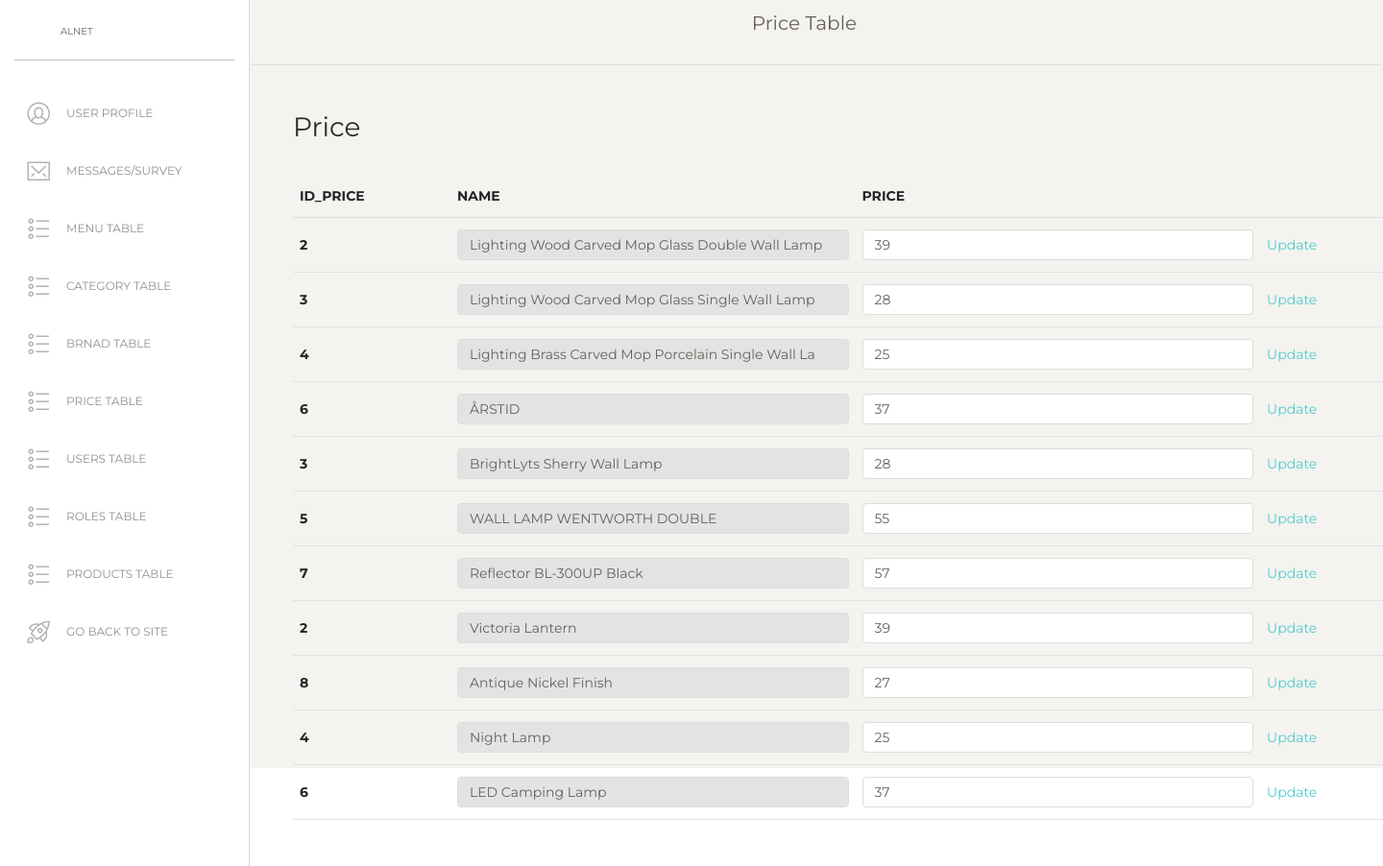
The page /priceTable.php (signed in) on the database its author committed.
### tables this page shows
CREATE TABLE `product` (
  `id_product` int(50) NOT NULL,
  `name` varchar(50) NOT NULL,
  `description` text NOT NULL,
  `id_category` int(50) NOT NULL,
  `id_brand` int(50) NOT NULL,
  `id_picture` int(50) NOT NULL,
  `date` datetime(6) NOT NULL,
  `id_price` int(50) NOT NULL
);

CREATE TABLE `price` (
  `id_price` int(50) NOT NULL,
  `price` decimal(50,0) NOT NULL,
  `date_from` datetime(6) NOT NULL
);

### priceTable.php (the view, shortened to what this page needs)
<?php
    $user = $_SESSION['user'];
      if(!isset($_SESSION['user'])){
      header("location: models/404.php?notFound");
    }
      else if($user->id_role!=1){
      header("location: models/404.php?notFound");
    }
  else{
  include "includes/headAdmin.php";
  include "includes/headerAdmin.php";
  include "config/connection.php";
  function priceProduct(){
    global $conn;
    try{
        $query="SELECT * FROM price p INNER JOIN product pr ON p.id_price = pr.id_price";
        $products=$conn->query($query)->fetchAll();
        return $products;
    }
    catch(PDOException $e){
        $message="Server error";
    }
}
  $price=priceProduct();
?>
  <div class="main-panel" style="height: 100vh;">
      <nav class="navbar navbar-expand-lg navbar-absolute fixed-top navbar-transparent">
        <div class="container-fluid">
          <div class="navbar-wrapper">
            <a class="navbar-brand" href="adminPanel.php">Price Table</a>
          </div>
        </div>
      </nav>
    <div class="content">
        <div class="container">
            <div class="row">
      <div class="col-md-12">
        <h3>Price</h3>
        <div id="price">
            <table class="table">
              <thead>
                <tr>
                  <th scope="col">id_price</th>
                  <th scope="col">name</th>
                  <th scope="col">price</th>
                </tr>
              </thead>
              <tbody>
              <?php
                foreach($price as $p):
              ?>
                <tr>
                  <th scope="row"><?=$p->id_price?></th>
                  <td><input type="text" id="nameProducts<?=$p->id_price?>" class="form-control" value="<?=$p->name?>" disabled></td>
                  <td><input type="number" id="priceOld<?=$p->id_price?>" class="form-control" value="<?=$p->price?>"></td>
                  <td><a href="#" data-id="<?=$p->id_price?>" class="updatePrice">Update</a></td>
                </tr>
              <?php
                endforeach;
              ?>
            </tbody>
            </table>
          </div>
          </div>
		    </div>
		</div>
    </div>
<?php
  }
  include "includes/footerAdmin.php";
?>

### rows shown on the page
product: id_price "2", name "Lighting Wood Carved Mop Glass Double Wall Lamp", id_price.price "39"
product: id_price "3", name "Lighting Wood Carved Mop Glass Single Wall Lamp", id_price.price "28"
product: id_price "4", name "Lighting Brass Carved Mop Porcelain Single Wall La", id_price.price "25"
product: id_price "6", name "ÅRSTID", id_price.price "37"
product: id_price "3", name "BrightLyts Sherry Wall Lamp", id_price.price "28"
product: id_price "5", name "WALL LAMP WENTWORTH DOUBLE", id_price.price "55"
product: id_price "7", name "Reflector BL-300UP Black", id_price.price "57"
product: id_price "2", name "Victoria Lantern", id_price.price "39"
product: id_price "8", name "Antique Nickel Finish", id_price.price "27"
product: id_price "4", name "Night Lamp", id_price.price "25"
product: id_price "6", name "LED Camping Lamp", id_price.price "37"
